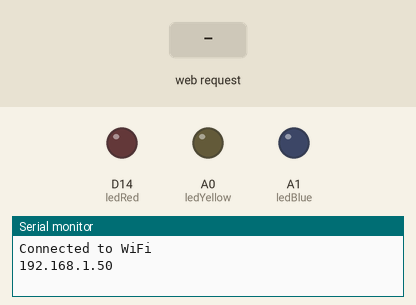
This sketch was run on a simulated Arduino MKR. Shown: output pins drawn as LEDs (lit = HIGH), the last lines printed to the serial monitor. The test bench sets the inputs (shaded band). WiFi joins after 1.5 s; servers stay silent unless stated.

Above: at 2.7 s.
2.8 s: HTTP request GET /livingroom received
At 3.5 s:
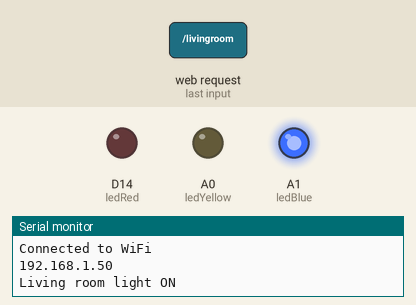
4.3 s: HTTP request GET /bathroom received
At 4.6 s:
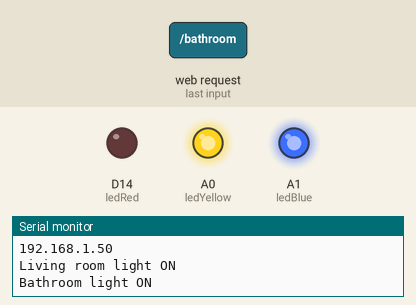
5.8 s: HTTP request GET /closet received
At 7.0 s:
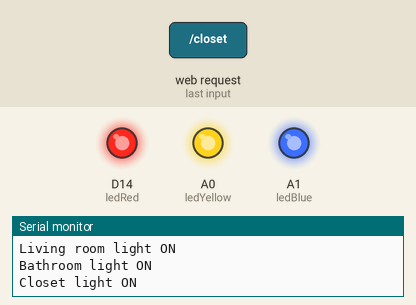
7.3 s: HTTP request GET /livingroom received
At 8.1 s:
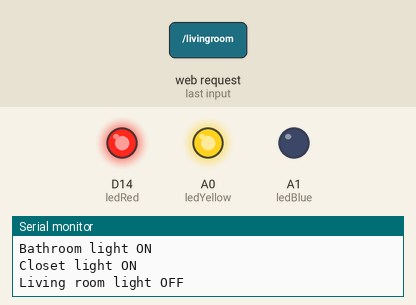
8.8 s: HTTP request GET /bathroom received
At 9.3 s:
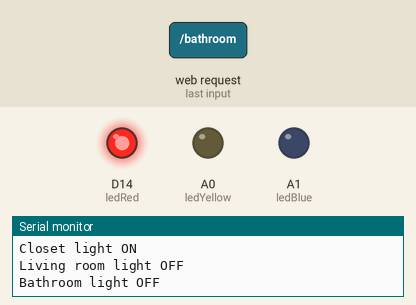
Timing chart, 0 to 11.3 s (numbered marks = the images above; inputs shaded):
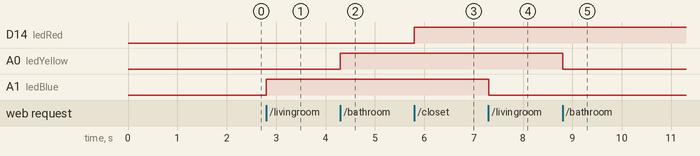

Measured:
- after the input at 2.8 s, A1 (ledBlue): LOW → HIGH at once
- after the input at 4.3 s, A0 (ledYellow): LOW → HIGH at once
- after the input at 5.8 s, D14 (ledRed): LOW → HIGH at once
- after the input at 7.3 s, A1 (ledBlue): HIGH → LOW at once
- after the input at 8.8 s, A0 (ledYellow): HIGH → LOW at once

The sketch:

Task4.2DCloudFunction.ino
```cpp
#include <WiFiNINA.h>         // Wifi library

WiFiServer server(80);        // Creates server to listen on port 80

// WiFi Credentials
#define WIFI_SSID "XXXXXXXXXX"        // REDACTED NETWORK NAME
#define WIFI_PASSWORD "XXXXXXXXXX"    // REDACTED NETWORK PASSWORD

const int ledBlue = 16;       // Living room
const int ledYellow = 15;     // Bathroom
const int ledRed = 14;        // Closet
int ledBlueState = 0;         // Default LED state is off
int ledYellowState = 0;
int ledRedState = 0;

void setup() {
  Serial.begin(9600);

  // Configure LEDs
  pinMode(ledBlue, OUTPUT);
  pinMode(ledYellow, OUTPUT);
  pinMode(ledRed, OUTPUT);

  // Connect to WiFi
  WiFi.begin(WIFI_SSID, WIFI_PASSWORD);
  while (WiFi.status() != WL_CONNECTED) {
    delay(1000);
    Serial.println("Connecting to WiFi...");
  }
  Serial.println("Connected to WiFi");
  Serial.println(WiFi.localIP());

  server.begin();       // Starts server listening on port 80
}

// Function that handles specified room's light toggling
void toggleLed(String room) {
  if (room == "livingroom") {
    ledBlueState = !ledBlueState;
    digitalWrite(ledBlue, ledBlueState);
  }
  else if (room == "bathroom") {
    ledYellowState = !ledYellowState;
    digitalWrite(ledYellow, ledYellowState);
  }
  else if (room == "closet") {
    ledRedState = !ledRedState;
    digitalWrite(ledRed, ledRedState);
  }
}

// Function that handles printing specified room's current light state to serial monitor
void printLedState(String room, int ledState) {
  Serial.print(room);
  Serial.print(" light ");

  if (ledState == HIGH) {
    Serial.println("ON");
  }
  else {
    Serial.println("OFF");
  }
}

void loop() {
  WiFiClient browserClient = server.available();        // Checks for requests on port 80. Creates new client if request found

  if (browserClient) {
    // Serial.println("Connected to client");
    String receivedRequest = browserClient.readStringUntil('\r');     // Reads client's request for which light to turn on

    if (receivedRequest.indexOf("livingroom") != -1) {        // If packet contains "livingroom"
      toggleLed("livingroom");
      printLedState("Living room", ledBlueState);
    }
    else if (receivedRequest.indexOf("bathroom") != -1) {     // If packet contains "bathroom"
      toggleLed("bathroom");
      printLedState("Bathroom", ledYellowState);
    }
    else if (receivedRequest.indexOf("closet") != -1) {       // If packet contains "closet"
      toggleLed("closet");
      printLedState("Closet", ledRedState);
    }

    // Send response back to client
    browserClient.println("HTTP/1.1 200 OK");
    browserClient.println("Content-type:text/html");
    browserClient.println();

    browserClient.stop();  // Closes server connection
    // Serial.println("Disconnected from client");
  }
}
```
